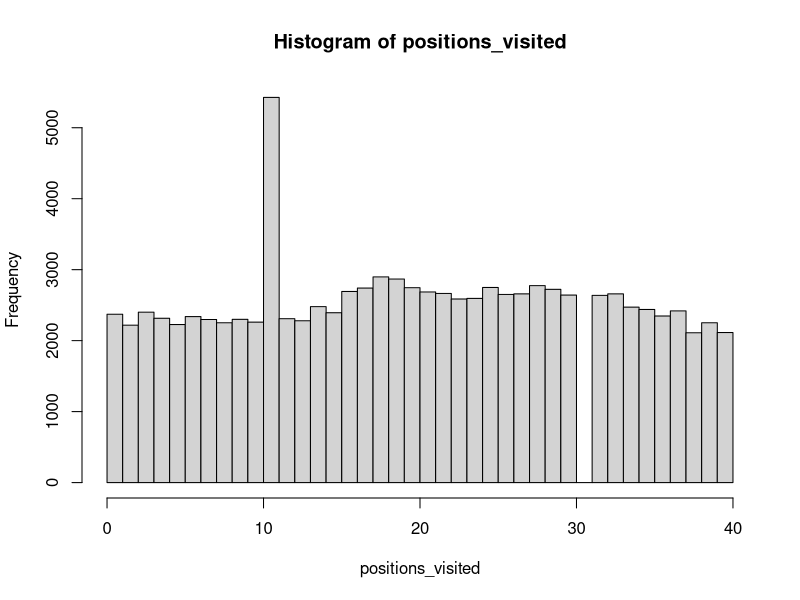
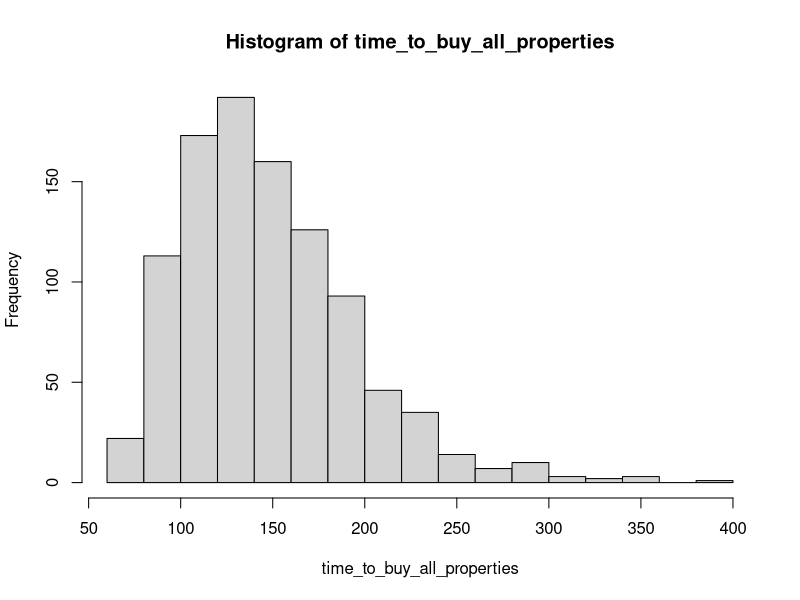

Write the R code that produced these figures, in order.
## ---- chunk 1
num_turns <- 100000 # number of turns to take

current_board_position <- 0 # start on the GO space
go_to_jail_position  <- 30 # the go to jail space
jail_position <- 10 # jail space

move_size <- rep(0, num_turns)
positions_visited <- rep(0, num_turns)

# use a for loop to simulate a number of turns
for (turn in 1:num_turns) {

  # set double counter to zero
  double_counter <- 0

  # roll (max) three times
  for (j in 1:3){

    # roll two dice
    die_values <- sample(c(1:6), 2, replace = TRUE)

    # if we have rolled a double for the third time, we proceed straight to jail
    if ((die_values[1] == die_values[2]) & (double_counter == 2 )) {
      current_board_position <- jail_position
      break
    }

    # otherwise

    # move player position

    # number of positions to move
    plus_move <- sum(die_values)

    # compute new board position
    new_board_position <- current_board_position + plus_move

    # if land on GO TO JAIL square, then go backwards to the JAIL square
    if (new_board_position == go_to_jail_position) {
      new_board_position <- jail_position
    }

    # update board position (this corrects for the fact the board is circular)
    current_board_position <- (new_board_position %% 40)

    # break out of loop if we roll a non-double
    if (die_values[1] != die_values[2]) {
      break
    } else { # increment double counter
      double_counter <- double_counter + 1
    }

  }

  # store final position visited
  positions_visited[turn] <- current_board_position


}


hist(positions_visited, breaks = seq(0, 40, len = 41), right = FALSE)
## ---- chunk 2
num_games <- 1000 # number of games to play
num_turns <- 1000 # number of turns to take

current_board_position <- 0 # start on the GO space
go_to_jail_position <- 30 # the go to jail space
jail_position <- 10 # jail space
# vector of squares containing properties
properties_that_can_be_bought <- c(1, 3, 5, 6, 8, 9, 11, 12, 13, 14, 15, 16,
   18, 19, 21, 23, 24, 25, 26, 27, 28, 29, 31, 32, 34, 35, 37, 39)


# vector to store number of turns to buy all properties
time_to_buy_all_properties <- rep(0, num_games)

# simulate multiple games
for (game in 1:num_games) {

  positions_visited <- rep(0, num_turns)
  positions_purchased <- rep(0, 40)
  properties_bought <- rep(0, num_turns)

  # use a for loop to simulate a number of turns
  for (turn in 1:num_turns) {

    # roll two dice
    die_values <- sample(c(1:6), 2, replace = TRUE)

    # move player position

    # number of positions to move
    plus_move <- sum(die_values)

    # compute new board position
    new_board_position <- current_board_position + plus_move

    # if land on GO TO JAIL square, then go backwards to the JAIL square
    if (new_board_position == go_to_jail_position) {
      new_board_position <- jail_position
    }

    # update board position (this corrects for the fact the board is circular)
    current_board_position <- (new_board_position %% 40)

    # if we can on a square that can be purchased and which has not been
    # purchased (note R uses 1-indexing for arrays)
    if (positions_purchased[current_board_position+1] == 0) {
      if (current_board_position %in% properties_that_can_be_bought) {
        positions_purchased[current_board_position + 1] <- 1
      }
    }

    # store position visited
    positions_visited[turn] <- current_board_position

    # store number of properties bought
    properties_bought[turn] <- sum(positions_purchased)

    # check if all properties are gone
    if (properties_bought[turn] == length(properties_that_can_be_bought)) {
      time_to_buy_all_properties[game] <- turn
      break
    }


  }

}

hist(time_to_buy_all_properties, breaks = 20)
